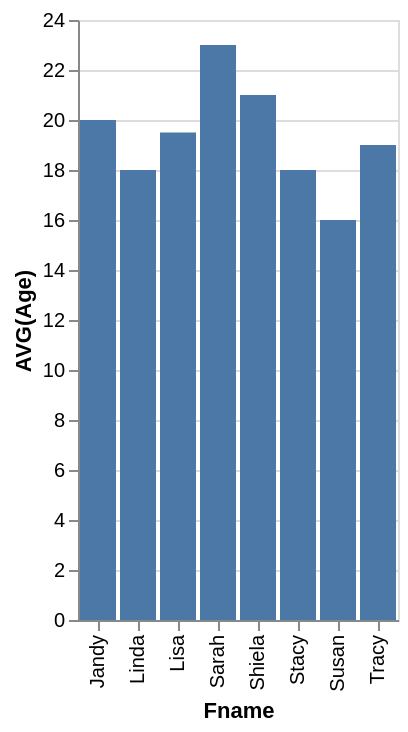

Express this chart as Vega-Lite.
### Vega-Lite specification from a JSON file in a GitHub repository (floating-point values rounded to 4 significant figures)
{"data": {"values": [{"x_data": "Jandy", "y_data": 20}, {"x_data": "Linda", "y_data": 18}, {"x_data": "Lisa", "y_data": 19.5}, {"x_data": "Sarah", "y_data": 23}, {"x_data": "Shiela", "y_data": 21}, {"x_data": "Stacy", "y_data": 18}, {"x_data": "Susan", "y_data": 16}, {"x_data": "Tracy", "y_data": 19}]}, "mark": "bar", "encoding": {"x": {"field": "x_data", "type": "nominal", "title": "Fname", "sort": "ascending"}, "y": {"field": "y_data", "type": "quantitative", "title": "AVG(Age)"}}}
